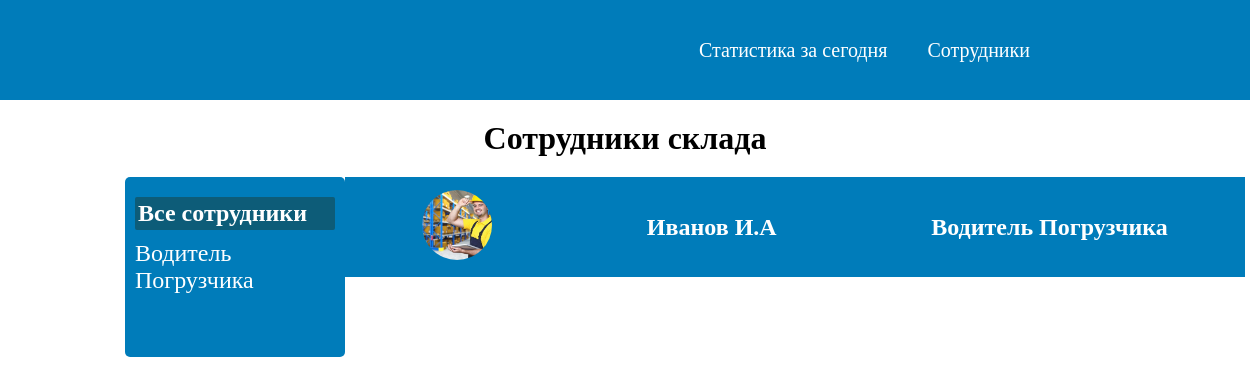
Page /profiles/ on the earlier database version.
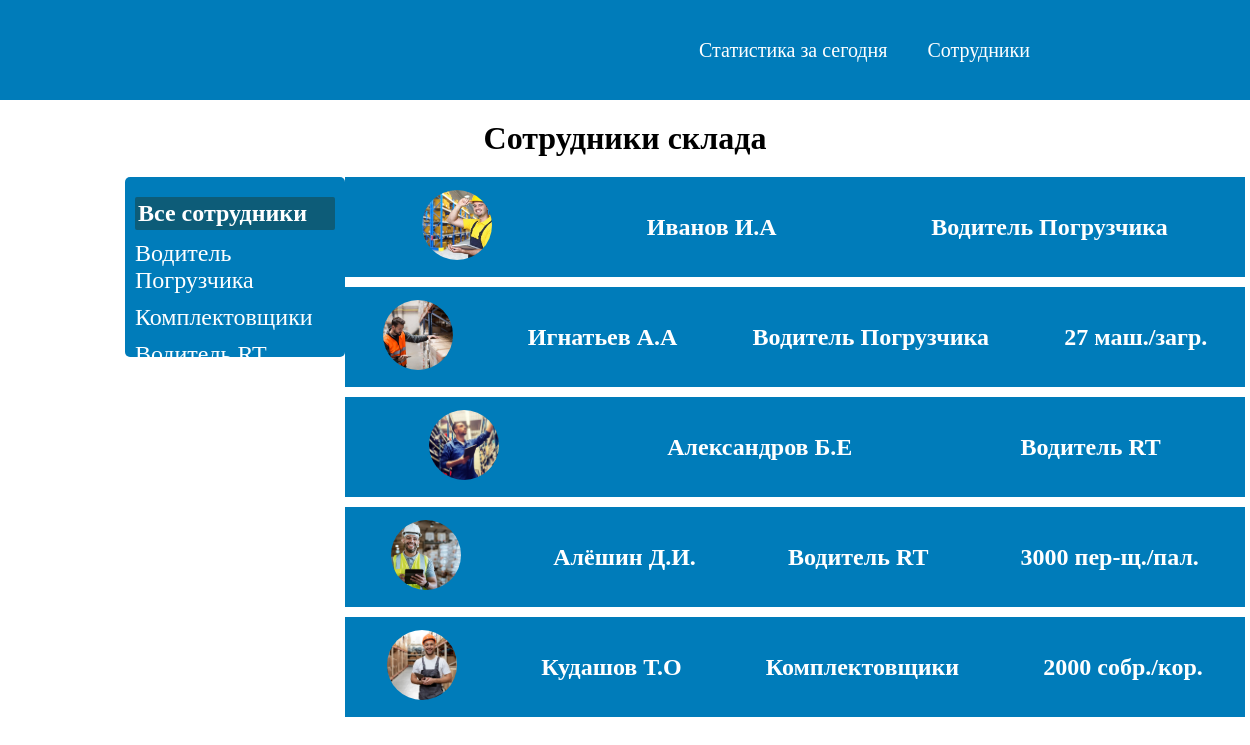
Same page on the later database version.
### users/models.py (models this page shows, shortened)
class CategoryEmployee(models.Model):
    category_name = models.CharField(max_length=150, verbose_name='Категории сотрудников')
    slug = models.SlugField(max_length=150, unique=True, verbose_name='url категорий')
    def __str__(self):
        return self.category_name
    def get_absolute_url(self):
        return reverse('category_employee', kwargs={'category_slug': self.slug})
    class Meta:
        verbose_name = 'Категорию'
        verbose_name_plural = 'Категории'

class Profile(models.Model):
    name = models.CharField(max_length=60, verbose_name='Имя сотрудника')
    photo = models.ImageField(upload_to='media/profile/%Y/%m/%d/', verbose_name='Изображения сотрудника')
    slug = models.SlugField(max_length=200, unique=True, verbose_name='url сотрудника')
    collected = models.IntegerField(blank=True, null=True, verbose_name='Собранно коробов')
    transported = models.IntegerField(blank=True, null=True, verbose_name='Перевезено паллет')
    discharge = models.IntegerField(blank=True, null=True, verbose_name='Выгружено машин')
    shipment = models.IntegerField(blank=True, null=True, verbose_name='Загружено машин')
    others = models.IntegerField(blank=True, null=True, verbose_name='Время перерывов')
    time_employment = models.DateTimeField(auto_now_add=True, verbose_name='Дата трудоустройства')
    is_public = models.BooleanField(default=True, verbose_name='Числится в штате')
    employee_category = models.ForeignKey('CategoryEmployee', on_delete=models.PROTECT, verbose_name='Категория')
    def get_absolute_url(self):
        return reverse('user_profile', kwargs={'user_slug': self.slug})
    class Meta:
        verbose_name = 'Сотрудника'
        verbose_name_plural = 'Сотрудники'

### users/views.py (the view)
# urls.py: path('', ProfileInfo.as_view(), name='profiles'),
class ProfileInfo(ListView, DataMixim):
    model = Profile
    template_name = 'users/profiles.html'
    context_object_name = 'profiles'
    def get_context_data(self, **kwargs):
        context = super().get_context_data(**kwargs)
        user_context = self.get_user_context_data(**kwargs)
        context.update(user_context)
        return context

### users/utils.py (called while the page is built)
    def get_user_context_data(self, **kwargs):
        context = kwargs
        cat_employee = CategoryEmployee.objects.annotate(profiles_count=Count('profile'))
        context['cat_employee'] = cat_employee
        if 'cat_selected' not in context:
            context['cat_selected'] = 0
        return context

### users/templates/users/profiles.html (shortened to what this page needs)
{% extends 'info/base.html' %}
{% block content %}
    <h1 class="title-h1">Сотрудники склада</h1>
    <article class="chart">
        <div class="category_employee">
            {% if cat_selected == 0 %}
                <li class="selected">Все сотрудники</li>
            {% else %}
                <a href="{% url 'profiles' %}"><li>Все сотрудники</li></a>
            {% endif %}
            {% for employee in cat_employee %}
                {% if employee.profiles_count > 0 %}
                    {% if employee.pk == cat_selected %}
                        <li class="selected">{{ employee.category_name }}</li>
                    {% else %}
                        <a href="{{ employee.get_absolute_url }}"><li>{{ employee.category_name }}</li></a>
                    {% endif %}
                {% endif %}
            {% endfor %}
        </div>
        <ul>
            {% for profile in profiles %}
            <a href="{{ profile.get_absolute_url }}">
                <li class="employee">
                    <div>
                        <img src="{{ profile.photo.url }}" alt="Изображения пользователя" class="image_profile">
                    </div>
                    <h2>{{ profile.name|slice:20 }}</h2>
                    <h2>{{ profile.employee_category }}</h2>
                    {% if profile.collected %}
                        <h2>{{ profile.collected }} собр./кор.</h2>
                    {% elif profile.transported %}
                        <h2>{{ profile.transported }} пер-щ./пал.</h2>
                    {% elif profile.discharge %}
                        <h2>{{ profile.discharge }} маш./выгр.</h2>
                    {% elif profile.shipment %}
                        <h2>{{ profile.shipment }} маш./загр.</h2>
                    {% endif %}
                </li>
            </a>
            {% endfor %}
        </ul>
    </article>
{% endblock %}

### info/templates/info/base.html (shortened to what this page needs)
{% load static %}
<!DOCTYPE html>
<html lang="ru">
<head>
    <link rel="stylesheet" href="{% static 'info/style.css' %}">
</head>
<body>
    <header>
        <nav class="navigation">
            <ul>
                <li><a href="{% url 'home_info' %}">Статистика за сегодня</a></li>
                <li><a href="{% url 'profiles' %}">Сотрудники</a></li>
            </ul>
        </nav>
    </header>
    {% block content %}{% endblock %}
</body>
</html>

### info/static/info/style.css (style rules this page uses)
* { margin: 0 auto; padding: 0; list-style: none; text-decoration: none; font-family: 'pacifico-regular'; max-width: 2000px; }
:root { --white: #fff; --main_color: #007CBA; --negative_status: #8B0000; --middle_status: #FFD700; --positive_status: #00FF00; --selected: #0d5c78; --warning: #dc3545; --light: #013220; }
.title-h1 { text-align: center; margin: 20px; }
h2, h3, h4, a { color: var(--white); }
header { background: var(--main_color); width: 100%; height: 100px; display: flex; align-items: center; position: relative; }
.navigation { position: absolute; right: 200px; }
.navigation ul { display: flex; }
.navigation li { padding: 20px; }
.navigation a { color: var(--white); font-size: 20px; }
.chart { display: flex; justify-content: space-around; margin-top: 10px; width: 80%; }
.category_employee { background: var(--main_color); min-width: 200px; height: 20vh; width: 300px; border-radius: 5px; padding: 10px; }
.employee { cursor: pointer; width: 60%; min-width: 900px; height: 100px; background: var(--main_color); margin-bottom: 10px; display: flex; align-items: center; justify-content: space-evenly; }
.image_profile { width: 70px; height: 70px; border-radius: 120px; object-fit: cover; }
.selected { background: var(--selected); font-size: 24px; font-weight: 700; color: var(--white); padding: 3px; border-radius: 2px; }
.category_employee a { background: var(--main_color); width: 200px; height: 50px; margin: 30px 0; font-size: 24px; }
.category_employee li { margin: 10px auto; }

Differences in the rows shown:
added CategoryEmployee: category_name "Комплектовщики"
added CategoryEmployee: category_name "Водитель RT"
added Profile: photo (picture), name "Игнатьев А.А", employee_category "Водитель Погрузчика", shipment "27"
added Profile: photo (picture), name "Александров Б.Е", employee_category "Водитель RT"
added Profile: photo (picture), name "Алёшин Д.И.", employee_category "Водитель RT", transported "3000"
added Profile: photo (picture), name "Кудашов Т.О", employee_category "Комплектовщики", collected "2000"
